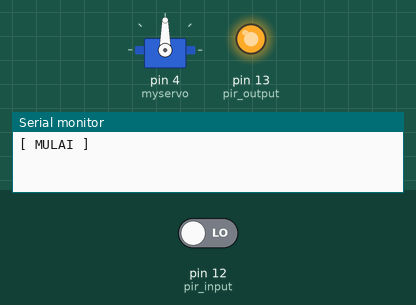
The sketch below on a simulated Arduino Uno, built with avr-gcc and run on an emulated ATmega328P. Parts: servo, output pins drawn as LEDs (lit = HIGH), the last lines printed to the serial monitor. Inputs (shaded band) come from the test bench; at power-on: pin 12 (pir_input) LOW.

Above: at 1.2 s.
1.3 s: pin 12 (pir_input) driven HIGH
At 2.5 s:
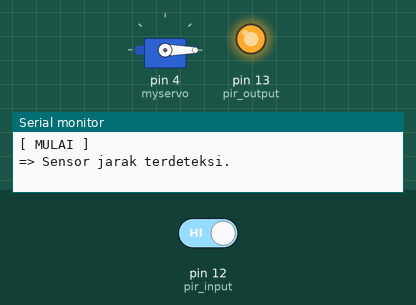
2.8 s: pin 12 (pir_input) driven LOW
At 3.6 s:
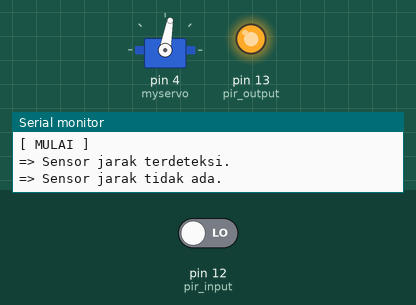
Timing chart, 0 to 5.8 s (numbered marks = the images above; inputs shaded):
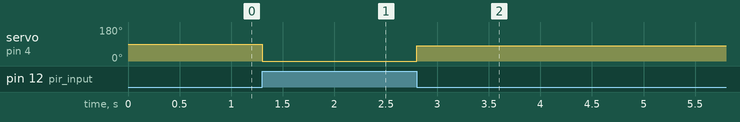

The sketch:

inframerah-servo.ino
```cpp
#include <Servo.h>

Servo myservo;
boolean lockLow = true;
boolean takeLowTime;
int pir_input = 12;
int pir_output = 13;

void setup() {
	myservo.attach(4);
	Serial.begin(9600);
	pinMode(pir_input, INPUT);
	pinMode(pir_output, OUTPUT);
	digitalWrite(pir_output, HIGH);

	Serial.print("\n[ MULAI ]");
}

void loop() {
	if (digitalRead(pir_input) == HIGH) {
		if (lockLow) {
			myservo.write(0);
			lockLow = false;

			Serial.print("\n=> Sensor jarak terdeteksi.");
		}

		takeLowTime = true;
	}

	if (digitalRead(pir_input) == LOW) {
		if (takeLowTime) {
			takeLowTime = false;
		}

		if (!lockLow) {
			myservo.write(80);
			lockLow = true;

			Serial.print("\n=> Sensor jarak tidak ada.");
		}
	}
}
```

Measured:
- after the input at 1.3 s, servo on pin 4 (myservo): 90° → 0° at once
- after the input at 2.8 s, servo on pin 4 (myservo): 0° → 80° at once
